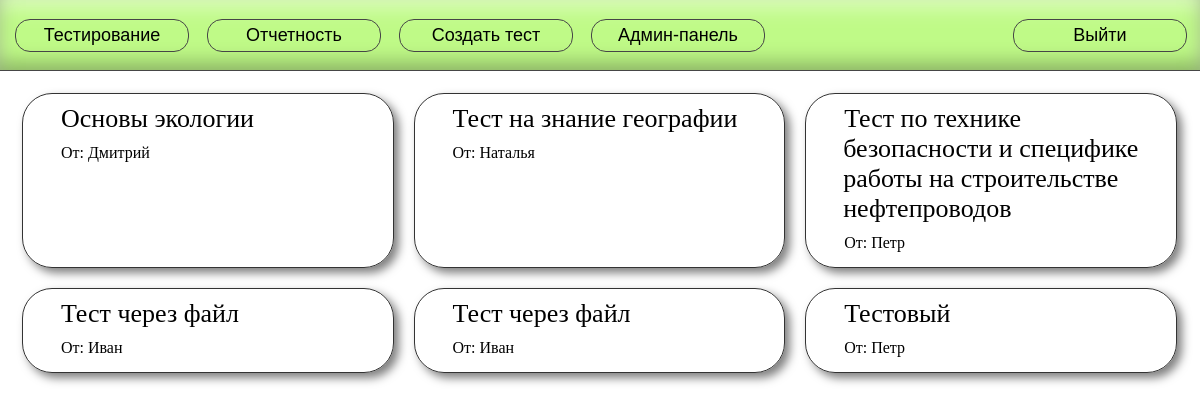
/testing (signed in), run on an earlier commit of the app's database.
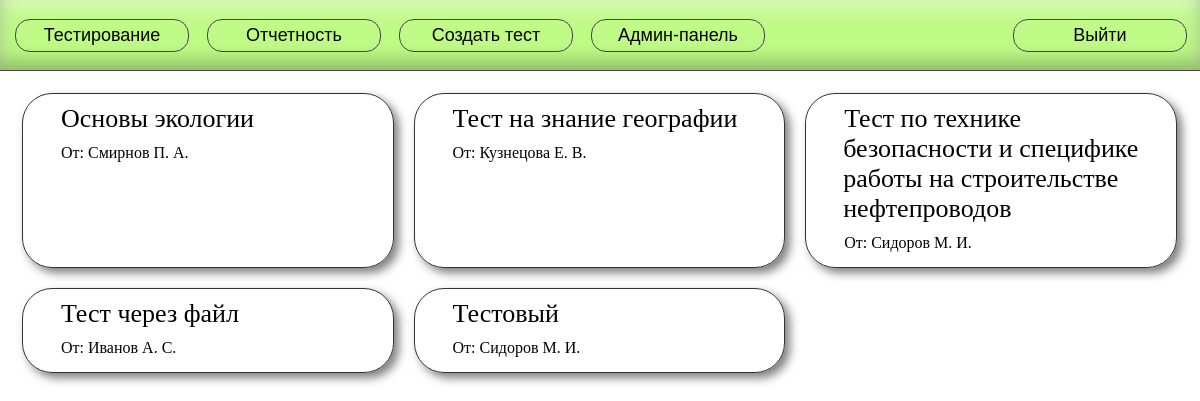
And on a later commit of the database.
### main/models.py (models this page shows, shortened)
class Test(models.Model):
    test_name = models.CharField(max_length=255, null=False)
    test_description = models.CharField(max_length=1000, null=True, blank=True,
                                        default='Описание отсутствует')
    curator = models.ForeignKey(Worker, on_delete=models.CASCADE)
    max_tries = models.IntegerField(null=True, default=2)
    questions_per_attempt = models.IntegerField(null=True, default=10)
    time_limit = models.IntegerField(null=True, default=20)
    percentage_to_pass = models.IntegerField(null=True, default=80)

class Worker(models.Model):
    worker_roles = [
        ('admin', 'Администратор'),
        ('curator', 'Куратор'),
        ('worker', 'Сотрудник'),
    ]
    user = models.OneToOneField(User, on_delete=models.CASCADE)
    role = models.CharField(choices=worker_roles)
    departament = models.ForeignKey(Departament, on_delete=models.CASCADE)
    job_title = models.CharField(max_length=255, null=True)
    full_name = models.CharField(max_length=255, null=False)

### main/views.py (the view, shortened to what this page needs)
# urls.py: path('testing', tests_view, name='testing'),
@login_required(login_url='login')
def tests_view(request):
    worker = Worker.objects.get(user=request.user)
    role = get_role(request.user)
    if role == 'admin':
        tests = Test.objects.all().order_by('test_name')
    return render(request, 'testing.html', {
        'tests': tests,
    })

### main/views.py (called while the page is built)
def get_role(user):
    worker = Worker.objects.get(user=user)
    if worker.role == 'admin':
        return 'admin'
    if worker.role == 'curator':
        return 'curator'
    if worker.role == 'worker':
        return 'worker'

### templates/testing.html (shortened to what this page needs)
{% extends 'header.html' %}
{% load static %}
{% block styles %}
    <link href="{% static '/css/testing.css' %}" rel="stylesheet">
{% endblock styles %}
{% block body %}
<div class="testing-content">
    <div class="tests-wrapper">
    {% for test in tests %}
        <div class="test-wrapper">
            <a class="test" href="/testing/{{ test.id }}">
                <div class="text-wrapper">
                    <p class="test-name">{{ test.test_name }}</p>
                    <p class="test-curator">От: {{ test.curator.full_name }}</p>
                </div>
            </a>
        </div>
    {% endfor %}
    </div>
</div>
{% endblock %}

What changed in the data, as far as the page shows it:
removed Test: test_name "Тест через файл", curator.full_name "Иван"
removed Test: test_name "Тест через файл", curator.full_name "Иван"
changed through a linked row, Test "Основы экологии": curator.full_name "Дмитрий" → "Смирнов П. А."
changed through a linked row, Test "Тест на знание географии": curator.full_name "Наталья" → "Кузнецова Е. В."
changed Test "Тест по технике безопасности и специфике работы на строительстве нефтепроводов": curator.full_name "Петр" → "Сидоров М. И."
added Test: test_name "Тест через файл", curator.full_name "Иванов А. С."
changed Test "Тестовый": curator.full_name "Петр" → "Сидоров М. И."
